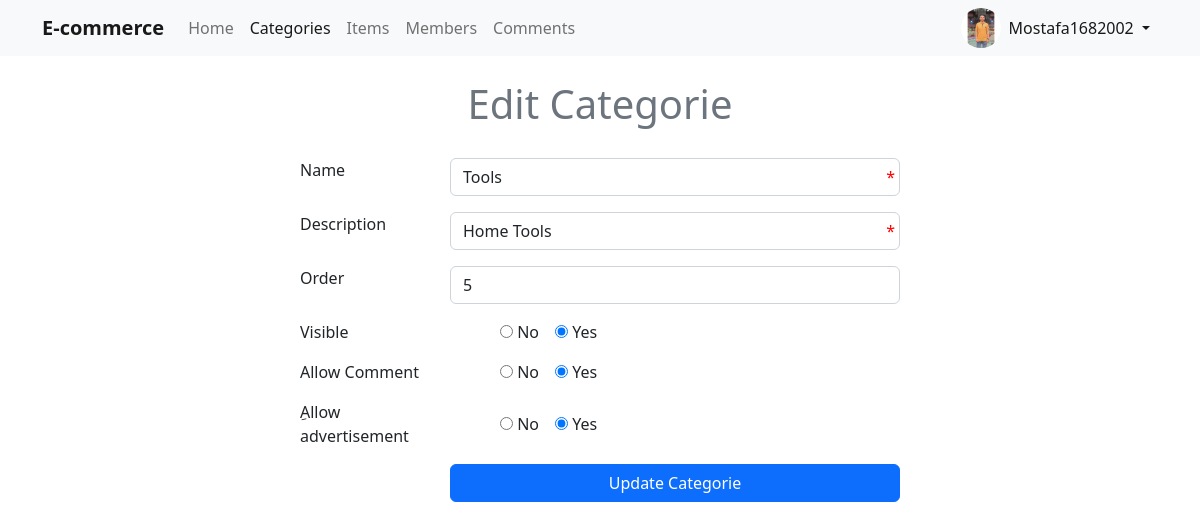
The app's page /categories/editcategorie.php?id=13&name_cat=Tools (signed in) with its own data.
### tables this page shows
CREATE TABLE `users` (
  `UserID` int(11) NOT NULL,
  `Username` varchar(255) NOT NULL,
  `Password` varchar(255) NOT NULL,
  `Email` varchar(255) NOT NULL,
  `FullName` varchar(255) NOT NULL,
  `admin` int(11) NOT NULL DEFAULT 0,
  `ImgeUser` varchar(255) NOT NULL,
  `Date` date DEFAULT NULL,
  `RegStatus` char(1) NOT NULL DEFAULT '0'
);

CREATE TABLE `categories` (
  `ID_cate` smallint(6) NOT NULL,
  `Name_cate` varchar(255) NOT NULL,
  `Description` text NOT NULL,
  `ordering` int(11) DEFAULT NULL,
  `visability` tinyint(4) NOT NULL DEFAULT 0,
  `allow_comment` tinyint(4) NOT NULL DEFAULT 0,
  `allow_ads` tinyint(4) NOT NULL DEFAULT 0
);

### includes/functions/functions.php (called while the page is built, shortened)
<?php
function setActive($name)
{
    global $pagename;
    if (isset($pagename) && $pagename == $name) {
        return "active";
    }
    return false;
}
function user_exist($table, $column1, $input1, $column2, $input2)
{
    global $connection;
    $member = $connection->query("SELECT * FROM `$table` WHERE `$column1`=$input1 AND `$column2`='$input2'");
    if ($member->rowCount() > 0) {
        return true;
    }
    return false;
}

### categories/editcategorie.php (the view, shortened to what this page needs)
<?php
$pagename = 'Categories';
include_once('../connection.php');
include_once('../includes/functions/functions.php');
include_once('../includes/templates/header.php');
include_once('../includes/templates/navbar.php');
if (isset($_GET['id']) && isset($_GET['name_cat'])) {
    $cat_ID = $_GET['id'];
    $name_cat = $_GET['name_cat'];
} else {
    header('Location: categories.php');
    exit();
}
if (user_exist("categories", "ID_cate", $cat_ID, "Name_cate", $name_cat)) {
    $categorie = $member->fetch(PDO::FETCH_ASSOC);
    $oldname = $categorie['Name_cate'];
    $olddescrip = $categorie['Description'];
    $oldorder = $categorie['ordering'];
    $oldvisib = $categorie['visability'];
    $oldcomment = $categorie['allow_comment'];
    $oldadver = $categorie['allow_ads'];
} else {
    echo "<div class='container py-5'>
            <div class='alert alert-danger'>Member Is Not Exist</div>
        </div>";
    header('Refresh:3;url=members.php');
    exit();
}
?>
<h1 class="text-center text-secondary mt-4">Edit Categorie</h1>
<div class="container">
    <form method="POST" class="formEdit" enctype="multipart/form-data">
        <div class="form-group my-3">
            <label for="name" class="control-label col-sm-2 col-12">Name</label>
            <div class="col-sm-9 col-12 input-required">
                <input type="text" id="name" name="name" class="form-control" value="<?php echo $oldname ?>" placeholder="Name of category">
            </div>
        </div>
        <div class="form-group my-3">
            <label for="description" class="control-label col-sm-2 col-12">Description</label>
            <div class="col-sm-9 col-12 input-required">
                <input type="text" id="description" name="description" class="form-control" value="<?php echo $olddescrip ?>" placeholder="Description Of Categorie">
            </div>
        </div>
        <div class="form-group my-3">
            <label for="order" class="control-label col-sm-2 col-12">Order</label>
            <div class="col-sm-9 col-12">
                <input type="number" min="0" id="order" name="order" class="form-control" value="<?php echo $oldorder ?>" placeholder="Number of Order " autocomplete="off">
            </div>
        </div>
        <div class="form-group my-3">
            <label for="order" class="control-label col-sm-3 col-12">Visible</label>
            <div class="col-sm-8 col-12 d-flex align-items-center gap-3">
                <div>
                    <input type="radio" name="visible" id="no" value="0" <?php echo $oldvisib == 0 ? "checked" : '' ?>>
                    <label for="no">No</label>
                </div>
                <div>
                    <input type="radio" name="visible" id="yes" value="1" <?php echo $oldvisib == 1 ? "checked" : '' ?>>
                    <label for="yes">Yes</label>
                </div>
            </div>
        </div>
        <div class="form-group my-3">
            <label for="order" class="control-label col-sm-3 col-12">Allow Comment</label>
            <div class="col-sm-8 col-12 d-flex align-items-center gap-3">
                <div>
                    <input type="radio" name="allow_comment" id="no-comm" value="0" <?php echo $oldcomment == 0 ? "checked" : '' ?>>
                    <label for="no-comm">No</label>
                </div>
                <div>
                    <input type="radio" name="allow_comment" id="yes-comm" value="1" <?php echo $oldcomment == 1 ? "checked" : '' ?>>
                    <label for="yes-comm">Yes</label>
                </div>
            </div>
        </div>
        <div class="form-group my-3">
            <label for="order" class="control-label col-sm-3 col-12">ِAllow advertisement</label>
            <div class="col-sm-8 col-12 d-flex align-items-center gap-3">
                <div>
                    <input type="radio" name="allow_adve" id="no-adve" value="0" <?php echo $oldadver == 0 ? "checked" : '' ?>>
                    <label for="no-adve">No</label>
                </div>
                <div>
                    <input type="radio" name="allow_adve" id="yes-adve" value="1" <?php echo $oldadver == 1 ? "checked" : '' ?>>
                    <label for="yes-adve">Yes</label>
                </div>
            </div>
        </div>
        <div class="form-group my-3">
            <div class=" col-sm-9 col-12 ">
                <input type="submit" value="Update Categorie" name="editcategories" class="btn btn-primary d-block w-100">
            </div>
        </div>
    </form>
</div>
<?php
include_once('../includes/templates/footer.php');
?>

### includes/templates/navbar.php (shortened to what this page needs)
<nav class="navbar navbar-expand-lg navbar-light bg-light">
    <div class="container">
        <a class="navbar-brand fw-bold" href="/Admin/dashboard.php">E-commerce</a>
        <div class="collapse navbar-collapse" id="navbarSupportedContent">
            <ul class="navbar-nav me-auto mb-2 mb-lg-0">
                <li class="nav-item">
                    <a class="nav-link <?php echo setActive('Home') ?>" aria-current="page" href="/Admin/dashboard.php">Home</a>
                </li>
                <li class="nav-item">
                    <a class="nav-link <?php echo setActive('Categories') ?>" aria-current="page" href="/Admin/categories/categories.php">Categories</a>
                </li>
                <li class="nav-item">
                    <a class="nav-link <?php echo setActive('Items') ?>" aria-current="page" href="/Admin/items/items.php">Items</a>
                </li>
                <li class="nav-item">
                    <a class="nav-link <?php echo setActive('Members') ?>" aria-current="page" href="/Admin/Members/members.php">Members</a>
                </li>
                <li class="nav-item">
                    <a class="nav-link <?php echo setActive('Comments') ?>" aria-current="page" href="/Admin/comments/comments.php">Comments</a>
                </li>
            </ul>
            <ul class="navbar-nav ">
                <li class="nav-item dropdown d-flex">
                    <?php
                    $id = $_SESSION['user_id'];
                    $us = $connection->query("SELECT * FROM users WHERE UserID=$id");
                    $us = $us->fetch(PDO::FETCH_ASSOC);
                    $srcImg = $us['ImgeUser'];
                    ?>
                    <img src="/Admin/includes/uploads/images_members/<?php echo $srcImg ?>" alt="" class="img-nav">
                    <a class="nav-link dropdown-toggle active" href="#" id="navbarDropdown" role="button" data-bs-toggle="dropdown" aria-expanded="false">
                        <?php echo $_SESSION['user_name'] ?>
                    </a>
                </li>
            </ul>
        </div>
    </div>
</nav>

### layout/css/front.css (style rules this page uses)
.navbar { position: sticky !important; top: 0; left: 0; right: 0; z-index: 100; }
.loginForm, .formEdit { max-width: 600px; margin: 30px auto; }
.img-nav { width: 40px; height: 40px; border-radius: 50%; }
.form-group { display: flex; justify-content: space-between; flex-wrap: wrap; gap: 10px; }
.input-required { position: relative; }
.input-required::after { content: "*"; position: absolute; right: 5px; top: 50%; transform: translateY(-50%); color: red; -webkit-transform: translateY(-50%); -moz-transform: translateY(-50%); -ms-transform: translateY(-50%); -o-transform: translateY(-50%); }

### records on screen
users: ImgeUser (picture)
categories: name "Tools", description "Home Tools", order "5", visability "☐ No", visability "☑ Yes", allow_comment "☐ No", allow_comment "☑ Yes", allow_ads "☐ No", allow_ads "☑ Yes"

### other values on screen
$_SESSION['user_name'] "Mostafa1682002"
